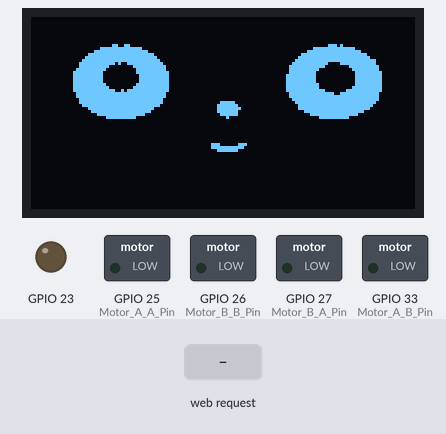
A sketch run on a simulated ESP32. Parts: 128×64 one-colour display, switched loads named in the sketch (green lamp = pin HIGH), output pins drawn as LEDs (lit = HIGH). The test bench sets the inputs (shaded band). WiFi joins after 1.5 s; servers stay silent unless stated; what the sketch prints to the serial monitor is not drawn.

Above: at 1.2 s.
1.3 s: HTTP request GET /L received
At 1.42 s:
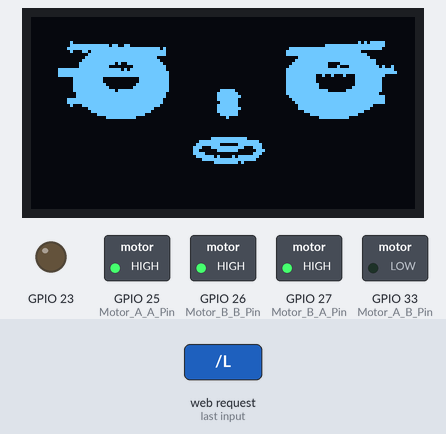
3.4 s: HTTP request GET /R received
At 5.2 s:
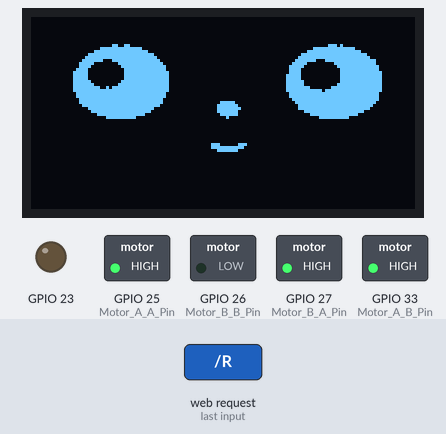
6.4 s: HTTP request GET /L received
At 7.6 s:
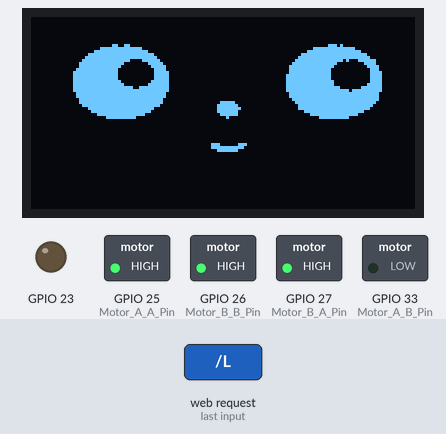
9.4 s: HTTP request GET /T received
At 9.99 s:
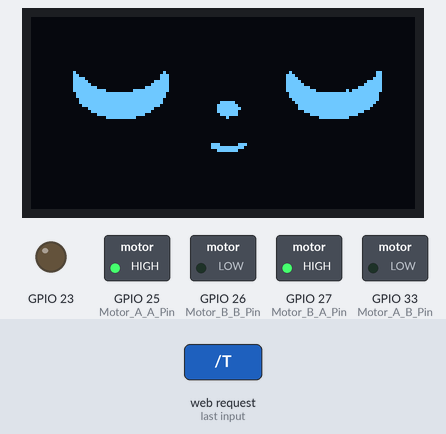
12.0 s: HTTP request GET /D received
At 12.17 s:
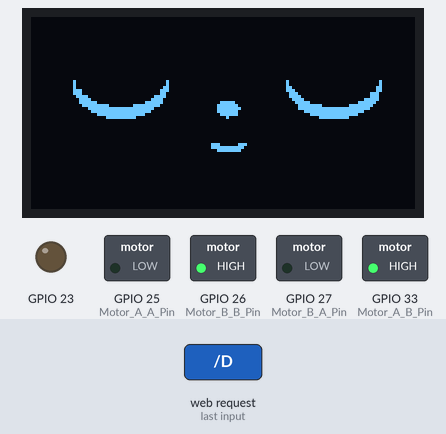
14.3 s: HTTP request GET /S received
At 35.22 s:
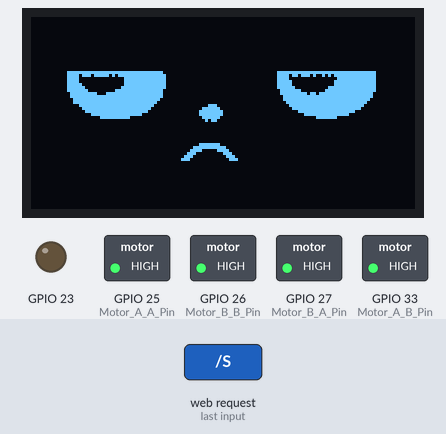
Timing chart, 0 to 36.7 s (numbered marks = the images above; inputs shaded):
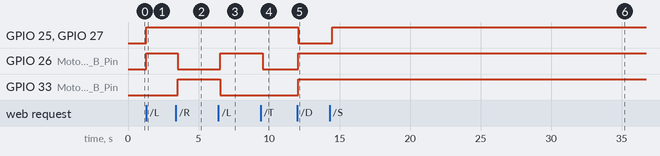

Measured:
- after the input at 1.3 s, GPIO 25 (Motor_A_A_Pin), GPIO 26 (Motor_B_B_Pin), GPIO 27 (Motor_B_A_Pin): LOW → HIGH at once
- after the input at 3.4 s, GPIO 26 (Motor_B_B_Pin): HIGH → LOW after 0.14 s; GPIO 33 (Motor_A_B_Pin): LOW → HIGH after 0.14 s; the display: first differs from a run without the input after 0.68 s (image 2)
- after the input at 6.4 s, GPIO 26 (Motor_B_B_Pin): LOW → HIGH after 0.14 s; GPIO 33 (Motor_A_B_Pin): HIGH → LOW after 0.14 s; the display: first differs from a run without the input after 0.68 s (image 3)
- after the input at 9.4 s, GPIO 26 (Motor_B_B_Pin): HIGH → LOW after 0.14 s
- after the input at 12.0 s, GPIO 25 (Motor_A_A_Pin), GPIO 27 (Motor_B_A_Pin): HIGH → LOW after 0.05 s; GPIO 26 (Motor_B_B_Pin), GPIO 33 (Motor_A_B_Pin): LOW → HIGH after 0.05 s
- after the input at 14.3 s, GPIO 25 (Motor_A_A_Pin), GPIO 27 (Motor_B_A_Pin): LOW → HIGH after 0.17 s instead of 20.8 s
- what the display in image 2 shows lasts 1.5 s, from 4.1 s to 5.6 s

The sketch:

end_project.ino
```cpp
#include <WiFi.h>
#include <WiFiClient.h>
#include <WebServer.h>
#include <ESPmDNS.h>
#include "motordriver.h"
#include"picture.h"
#include <Wire.h>
//OLED define
#include "SSD1306Wire.h" // legacy include: `#include "SSD1306.h"`
#define Logo_width 128
#define Logo_height 64
SSD1306Wire  display(0x3c, 21, 22);

int hungryData=100;
int moodData=100;
int timer=0;
int sensorValue;
int pressValue;
int lightInit=0;
int eatpress_state=0;
bool eatpress_over=true;
bool timer_state=false;
unsigned long starttime;
unsigned long stoptime=0;
unsigned long looptime;

//WIFI define
const char* ssid = "iPhone";
const char* password = "maggie9907";

char webSite[3000];
WebServer server(80);
void handleRoot() {
  snprintf(webSite,3000,"<!DOCTYPE html><html lang=\"en\"><head> <meta charset=\"UTF-8\"> <meta name=\"viewport\" content=\"width=device-width, initial-scale=1.0\"> <title>Remote Control LED</title> <script src=\"https://code.jquery.com/jquery-3.3.1.js\"></script> <script>setInterval(requestData, 500); function requestData(){$.get(\"/handleSensorData\").done(function(data){if(data){$(\"#starv_data\").text(data.vr);$(\"#mood_data\").text(data.moodvr);}else{$(\"#starv_data\").text(\"?\");$(\"#mood_data\").text(\"?\");}}).fail(function(){console.log(\"fail\");});}</script> <style>.mood, .hungry{display: flex; justify-content: center;}html{background-color: #bce6ff; font-family: Arial, Helvetica, sans-serif;}.title{text-align: center; color: #d33d3d; margin-bottom: 50px;}a{position: relative; text-decoration: none; background-color: #FFFFFF; border-radius: 4px; height: 100px; width: 100px; text-align: center; margin: 0; top: 50%; font-size: 2em; /*outline: solid red 2px;*/}.btn{color: #5e5e5e;}.toprow{display: flex; justify-content: center; /* outline: solid red 2px;*/}.secrow{justify-content: center; display: flex; /* outline: solid red 2px;*/}.speedchoose{/* outline: solid red 2px;*/ display: flex; flex-direction: column; text-align: center;}.submit{/*outline: solid red 2px;*/ text-align: center; width: 100px; margin-bottom: 30px;}</style></head><body> <h1 class=\"title\">Block controler</h1> <div class=\"petstate\"> <h2 class=\"hungry\">Starvation Condition=<span id=\"starv_data\"></span>%</h2> <h2 class=\"mood\">Mood Condition=<span id=\"mood_data\"></span>%</h2> </div><div class=\"toprow\"> <a class=\"btn\" href=\"/T\"> <p>top</p></a> </div><div class=\"secrow\"> <a class=\"btn\" href=\"/L\"> <p>left</p></a> <a class=\"btn\" href=\"/D\"> <p>down</p></a> <a class=\"btn\" href=\"/R\"> <p>right</p></a> </div><div> <a class=\"btn\" href=\"/S\"> <p>stop</p></a> </div></body></html>");
  server.send(200, "text/html",webSite);

}
void handleSensorData(){
  int sensor=analogRead(34);
  String json="{\"vr\": ";
  json+= hungryData;
  json+=", \"moodvr\": ";
  json+= moodData;
  json+="}";
  Serial.println(sensor);
  server.send(200,"appliction/json",json);

  }

/*void handleHungerData(){
  //hungryData-=timer;

  String json="{\"vr\": ";
  json+=hungryData;
  json+="}";
  Serial.println(hungryData);
  server.send(200,"appliction/json",json);

  }*/


void handleNotFound() {

  String message = "File Not Found\n\n";
  message += "URI: ";
  message += server.uri();
  message += "\nMethod: ";
  message += (server.method() == HTTP_GET) ? "GET" : "POST";
  message += "\nArguments: ";
  message += server.args();
  message += "\n";
  for (uint8_t i = 0; i < server.args(); i++) {
    message += " " + server.argName(i) + ": " + server.arg(i) + "\n";
  }
  server.send(404, "text/plain", message);

}

//motor control

void setup(void) {
  pinMode(Motor_A_A_Pin, OUTPUT);
  pinMode(Motor_A_B_Pin, OUTPUT);
  pinMode(Motor_B_A_Pin, OUTPUT);
  pinMode(Motor_B_B_Pin, OUTPUT);

  ledcSetup(0,5000,8);
  ledcAttachPin(23,0);


  Serial.begin(9600);
  WiFi.mode(WIFI_STA);
  WiFi.begin(ssid, password);
  Serial.println("");

  // Wait for connection
  /*
  while (WiFi.status() != WL_CONNECTED) {
    delay(500);
    Serial.print(".");
  }
  Serial.println("");
  Serial.print("Connected to ");
  Serial.println(ssid);
  Serial.print("IP address: ");
  Serial.println(WiFi.localIP());

  if (MDNS.begin("esp32")) {
    Serial.println("MDNS responder started");
  }*/


  server.on("/", handleRoot);
  server.on("/handleSensorData",handleSensorData);
  server.on("/T", top);
  server.on("/L", left);
  server.on("/D", down);
  server.on("/R", right);
  server.on("/S", motor_stop);
  server.onNotFound(handleNotFound);

  server.begin();
  Serial.println("HTTP server started");

  //OLED define
   display.init();
   display.setContrast(255); //數值介於0~255，調整對比
   display.clear();//清除螢幕和緩衝區(clear)


}


void Wakeup(){
   server.handleClient();
   server.send(200, "text/html",webSite);
    display.drawXbm(0,0, 128, 64, face[14]);
    display.display();
    delay(200);
    server.handleClient();
    server.send(200, "text/html",webSite);
    display.clear();
    display.drawXbm(0,0, 128, 64, face[15]);
    display.display();
    delay(200);
    server.handleClient();
    server.send(200, "text/html",webSite);
    display.clear();
    display.drawXbm(0,0, 128, 64, face[16]);
    display.display();
     delay(200);
    server.handleClient();
    server.send(200, "text/html",webSite);
    display.clear();
    display.drawXbm(0,0, 128, 64, face[15]);
    display.display();
     delay(200);
    server.handleClient();
    server.send(200, "text/html",webSite);
    display.clear();
    display.drawXbm(0,0, 128, 64, face[14]);
    display.display();
     delay(200);
    server.handleClient();
    server.send(200, "text/html",webSite);
    display.clear();
    display.drawXbm(0,0, 128, 64, face[7]);
    display.display();
    delay(200);
} //開機醒來


void Happy1(){
    for (int i=0; i<=3; i++) {
       server.send(200, "text/html",webSite);
        display.clear();
        display.drawXbm(0,0, 128, 64, face[17]);
        display.display();
        delay(300);
         server.send(200, "text/html",webSite);
        display.clear();
        display.drawXbm(0,0, 128, 64, face[18]);
        display.display();
        delay(300);
         server.send(200, "text/html",webSite);
    }
}//新增的笑臉

void Angry(){
    for (int i=0; i<=3; i++) {
       server.handleClient();
       server.send(200, "text/html",webSite);
        display.clear();
        display.drawXbm(0,0, 128, 64, face[0]);
        display.display();
        delay(300);
        server.handleClient();
        server.send(200, "text/html",webSite);
        display.clear();
        display.drawXbm(0,0, 128, 64, face[1]);
        display.display();
        delay(300);
        server.handleClient();
        server.send(200, "text/html",webSite);
    }
}//生氣表情

void Blink(){
   server.handleClient();
   server.send(200, "text/html",webSite);
    display.clear();
    display.drawXbm(0,0, 128, 64, face[7]);
    display.display();
    delay(300);
    server.handleClient();
    server.send(200, "text/html",webSite);
    display.clear();
    display.drawXbm(0,0, 128, 64, face[2]);
    display.display();
    delay(200);
    server.handleClient();
    server.send(200, "text/html",webSite);
    display.clear();
    display.drawXbm(0,0, 128, 64, face[3]);
    display.display();
    delay(200);
    server.handleClient();
    server.send(200, "text/html",webSite);
    display.clear();
    display.drawXbm(0,0, 128, 64, face[2]);
    display.display();
    delay(200);
    server.handleClient();
    server.send(200, "text/html",webSite);
    display.clear();
    display.drawXbm(0,0, 128, 64, face[7]);
    display.display();
}//待機札眨眨眼

void Happy(){

    for (int i=0; i<=3; i++) {

      server.send(200, "text/html",webSite);
        display.clear();
        display.drawXbm(0,0, 128, 64, face[4]);
        display.display();
        delay(300);

        server.send(200, "text/html",webSite);
        display.clear();
        display.drawXbm(0,0, 128, 64, face[5]);
        display.display();
        delay(300);

        server.send(200, "text/html",webSite);
    }
}//餵食後開心的表情＆撫摸後開心

void Unhappy(){

   server.send(200, "text/html",webSite);
    display.clear();
    display.drawXbm(0,0, 128, 64, face[9]);
    display.display();
    delay(300);

    server.send(200, "text/html",webSite);
    display.clear();
    display.drawXbm(0,0, 128, 64, face[10]);
    display.display();
    delay(300);

    server.send(200, "text/html",webSite);
    display.clear();
    display.drawXbm(0,0, 128, 64, face[11]);
    display.display();
    delay(300);

    server.send(200, "text/html",webSite);
    display.clear();
    display.drawXbm(0,0, 128, 64, face[10]);
    display.display();
    delay(300);

    server.send(200, "text/html",webSite);
    display.clear();
    display.drawXbm(0,0, 128, 64, face[9]);
    display.display();
     //壓力感測
       sensorValue = analogRead(39);
       pressValue = analogRead(34);

        if(pressValue>1000){
            moodData+=5;
             Happy1();
               if(moodData>=90){
                eatpress_over=true;
                timer=0;

                }

            }
         if(sensorValue>500){

             Angry();


            }


}//不開心（效果：不爽眼神從左到右來回1次）


void Normal(){
   server.handleClient();
   server.send(200, "text/html",webSite);
    display.clear();
    display.drawXbm(0,0, 128, 64, face[7]);
    display.display();
}//正常情況表情

void Left(){
    server.handleClient();
    server.send(200, "text/html",webSite);
    server.send(200, "text/html",webSite);
    Normal();
    delay(500);
    server.handleClient();
    server.send(200, "text/html",webSite);
    display.clear();
    display.drawXbm(0,0, 128, 64, face[8]);
    display.display();
    delay(500);
    server.handleClient();
    server.send(200, "text/html",webSite);
}//左轉

void Right(){
    server.handleClient();
    server.send(200, "text/html",webSite);
    Normal();
    delay(500);
    server.handleClient();
    server.send(200, "text/html",webSite);
    display.clear();
    display.drawXbm(0,0, 128, 64, face[6]);
    display.display();
    delay(500);
    server.handleClient();
    server.send(200, "text/html",webSite);
}//右轉

void Hungry(){

   server.send(200, "text/html",webSite);
    for (int i=0; i<=5; i++) {
        display.clear();
        display.drawXbm(0,0, 128, 64, face[12]);
        display.display();
        delay(300);

        server.send(200, "text/html",webSite);
        display.clear();
        display.drawXbm(0,0, 128, 64, face[13]);
        display.display();
        delay(300);

        server.send(200, "text/html",webSite);

        //感測光敏電阻
        sensorValue = analogRead(39);
        pressValue = analogRead(34);
        if(sensorValue>500){


              hungryData+=5;
              server.send(200, "text/html",webSite);
              Happy();

              if(hungryData>=90){
                eatpress_over=true;
                timer=0;
                 break;
                }

            }
        if(pressValue>1000){
           Angry();
            }


    }
 } //肚子餓不開心


void loop(void) {


 display.clear();//清除螢幕和緩衝區(clear)
 server.handleClient();
 server.send(200, "text/html",webSite);

  //start

  for(int i=0;i<=1;i++){
    Wakeup();
      }

 //read mode
    while(1){
        server.handleClient();
        server.send(200, "text/html",webSite);
        Blink();
        if(state_move==true&&eatpress_over==true){
              server.handleClient();
              server.send(200, "text/html",webSite);
              if(way==right_state){
                server.handleClient();
                server.send(200, "text/html",webSite);
                Right();
                }
               else if(way==left_state){
                server.handleClient();
                server.send(200, "text/html",webSite);
                 Left();
                }
                else if(way==top_state||way==down_state||way==motor_stop_state){
                  server.handleClient();
                  server.send(200, "text/html",webSite);
                  Blink();
                }
          server.handleClient();
          server.send(200, "text/html",webSite);
         delay(1000);
         hungryData-=2;
         moodData-=2;
          server.handleClient();
          server.send(200, "text/html",webSite);
         timer++;

         //Serial.print(timer);
         //Serial.print(" \n");
       }
      if(timer>10){
       // Serial.print("stop");
        state_move=false;
        timer_state=true;
        //motor A
        digitalWrite(Motor_A_A_Pin, HIGH);
        digitalWrite(Motor_A_B_Pin, HIGH);
        //motor B
        digitalWrite(Motor_B_A_Pin, HIGH);
        digitalWrite(Motor_B_B_Pin, HIGH);
          eatpress_state= 2/*random(1, 3)*/;

          eatpress_over=false;
          while(eatpress_over==false){
           switch(eatpress_state){
            case 1 :
                //eat+animation
                Hungry();
            break;

            case 2 :
                //press+animation
               Unhappy();
            break;
          }
        }
      }

    }
}
```

motordriver.h
```cpp
#include <Arduino.h>
#include <Ticker.h>

// Define Motor Num
#define Motor_A 0
#define Motor_B 1
// attach a LED to pPIO 2
#define LED_PIN 2
/*#include "animate.h"*/
  bool state_move=false;
 int way=0;
//Enum and define GPIO of Motor
enum{
  Motor_A_A_Pin=25,
  Motor_A_B_Pin=33,
  Motor_B_A_Pin=27,
  Motor_B_B_Pin=26,
  };

  enum{
  right_state=1,
  left_state,
  top_state,
  down_state,
  motor_stop_state,
  };


 //define pin num in an array to use for loop

int Motor_A_Pin_num[2]={Motor_A_A_Pin,Motor_A_B_Pin};
int Motor_B_Pin_num[2]={Motor_B_A_Pin,Motor_B_B_Pin};


void refresh(){
    state_move=false;

  }


void top(){

      state_move=true;
  //motor A
    digitalWrite(Motor_A_A_Pin, HIGH);
    digitalWrite(Motor_A_B_Pin, LOW);
  //motor B
    digitalWrite(Motor_B_A_Pin, HIGH);
    digitalWrite(Motor_B_B_Pin, LOW);
    way=top_state;


}

void down(){
  state_move=true;
  //motor A
    digitalWrite(Motor_A_A_Pin, LOW);
    digitalWrite(Motor_A_B_Pin, HIGH);
  //motor B
    digitalWrite(Motor_B_A_Pin, LOW);
    digitalWrite(Motor_B_B_Pin, HIGH);
    way=down_state;
}

void left(){
   state_move=true;
  //motor A
    digitalWrite(Motor_A_A_Pin, HIGH);
    digitalWrite(Motor_A_B_Pin, LOW);
  //motor B
    digitalWrite(Motor_B_A_Pin, HIGH);
    digitalWrite(Motor_B_B_Pin, HIGH);
    way=left_state;
}

void right(){
   state_move=true;
  //motor A
    digitalWrite(Motor_A_A_Pin, HIGH);
    digitalWrite(Motor_A_B_Pin, HIGH);
  //motor B
    digitalWrite(Motor_B_A_Pin, HIGH);
    digitalWrite(Motor_B_B_Pin, LOW);
    way=right_state;
}

void motor_stop(){
  state_move=true;
  //motor A
    digitalWrite(Motor_A_A_Pin, HIGH);
    digitalWrite(Motor_A_B_Pin, HIGH);
  //motor B
    digitalWrite(Motor_B_A_Pin, HIGH);
    digitalWrite(Motor_B_B_Pin, HIGH);
    way=motor_stop_state;
  }
/*Ticker blinker;
Ticker toggler;
Ticker changer;
Ticker Seven_LED_Tick;
float blinkerPace = 0.1;  //seconds
const float togglePeriod = 5; //seconds
const float Seven_LED_Timer = 0.5;*/

/*void change() {
  blinkerPace = 0.5;
}

void blink() {
  digitalWrite(LED_PIN, !digitalRead(LED_PIN));
}

void toggle() {
  static bool isBlinking = false;
  if (isBlinking) {
    blinker.detach();
    isBlinking = false;
  }
  else {
    blinker.attach(blinkerPace, blink);
    isBlinking = true;
  }
  digitalWrite(LED_PIN, LOW);  //make sure LED on on after toggling (pin LOW = led ON)
  }
//Show Senven Led Number function
void show_seven_Led(int number)
{
  for(int i=0;i<8;i++)
  {
    digitalWrite(Seven_Led_Pin_num[i],Seven_LED_Number[number][i]);
  }
}*/
// Initial function run once when power on
/*void setup() {*/
  /*pinMode(LED_PIN, OUTPUT);*/


 /* for(int i=0;i<8;i++) pinMode(Seven_Led_Pin_num[i],OUTPUT);
  toggler.attach(togglePeriod, toggle);
  changer.once(30, change);*/
  /*Set_Motor_Forward(Motor_A);
  Set_Motor_Forward(Motor_B);*/
/*}*/
// Loop function  when initial function over step always run loop function
/*void loop() {

}*/
```

Source omitted: picture.h (data table, 125684 bytes)
